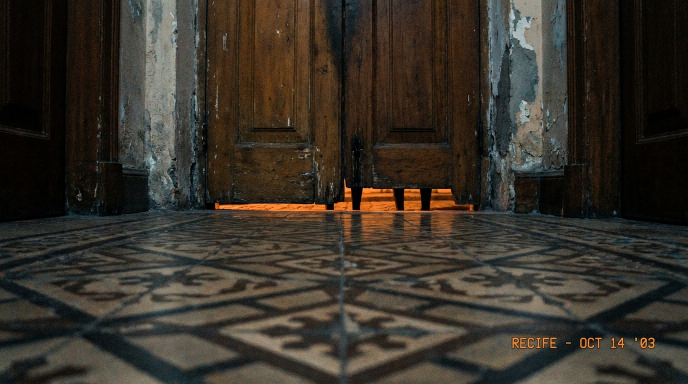
#> input picture video/episodios/ep05-cabra-cabriola/imagens/B11c_fresta_quatro.jpg, 1376 x 768 px (shown at 1/2 size); its folder holds 7 pictures in this run
$ python fazer_capas.py
#> lines starting #> are read from the running program, lines starting #| are printed output that depends on the picture
"""Capas do Ep. 05 (1280x720): UMA figura, alto contraste, 2–3 palavras em vermelho, texto diferente do título
("Abre, filha."). Usa as imagens originais (mais cor que as corrigidas: miniatura precisa saltar no feed).
Uso: python3 fazer_capas.py"""
import sys
from pathlib import Path
sys.path.insert(0, str(Path(__file__).resolve().parents[2] / "ep04-medo-do-escuro" / "publicacao"))
import numpy as np
from PIL import Image, ImageDraw, ImageFilter, ImageFont

AQUI = Path(__file__).parent
IMG = AQUI.parent / "imagens"
FONTE = str(AQUI.parents[2] / "painel" / "fontes" / "Anton-400-latin.ttf")
W, H = 1280, 720


def base(arq, centro, zoom, ganho=1.0, gama=0.8, sat=1.15):
#> called with arq = 'B11c_fresta_quatro.jpg', centro = (0.52, 0.5), zoom = 1.9, ganho = 1, gama = 1.2, sat = 1.7
    im = Image.open(IMG / arq).convert("RGB")
#> im is the input picture: PIL image 1376x768 RGB; mean R, G, B 55.3, 49.4, 40.9
    s = max(W / im.width, H / im.height) * zoom
#> s = 1.78
    im = im.resize((round(im.width * s), round(im.height * s)), Image.LANCZOS)
#> im: PIL image 2451x1368 RGB
    cx, cy = centro[0] * im.width, centro[1] * im.height
#> cx = 1274.5; cy = 684
    l = int(min(max(0, cx - W / 2), im.width - W)); t = int(min(max(0, cy - H / 2), im.height - H))
#> after `l = int(min(max(0, cx - W / 2), im.width - W))`: l = 634
#> after `t = int(min(max(0, cy - H / 2), im.height - H))`: t = 324
    a = np.asarray(im.crop((l, t, l + W, t + H))).astype(np.float32) / 255
    lo, hi = np.percentile(a, [1, 99.7])
#> lo = 0.00392; hi = 0.914
    a = np.clip((a - lo) / (hi - lo), 0, 1) ** gama * ganho
    lum = a.mean(2, keepdims=True); a = lum + (a - lum) * sat
    yy, xx = np.mgrid[0:H, 0:W]
    v = ((xx - W / 2) / (W / 2)) ** 2 + ((yy - H / 2) / (H / 2)) ** 2
    a *= (1 - 0.55 * np.clip(v / 2, 0, 1))[..., None]
    return Image.fromarray((np.clip(a, 0, 1) * 255).astype(np.uint8))
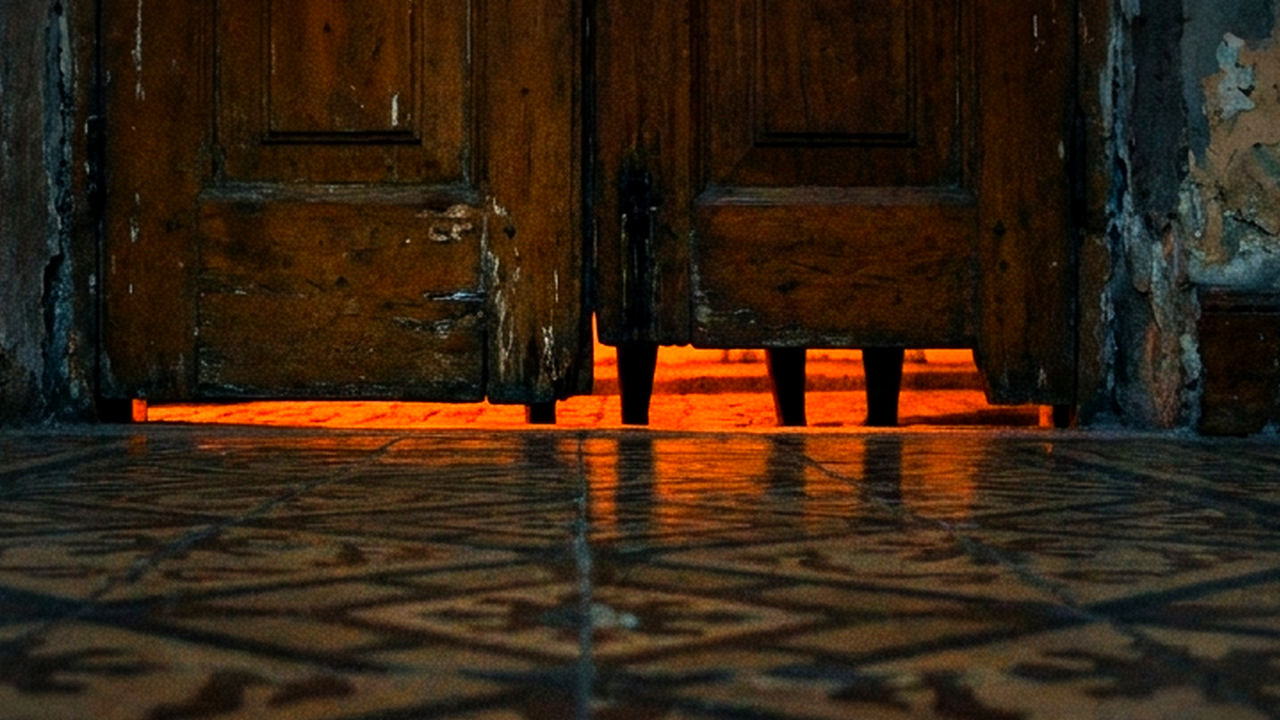
#> returned value: PIL image 1280x720 RGB; mean R, G, B 52.4, 34.4, 18


def texto(im, linhas, x, y, tam, cor=(232, 28, 36), alinhar="esq"):
#> called with x = 40, y = 20, tam = 125, cor = (232, 28, 36), alinhar = 'esq'
    d = ImageDraw.Draw(im); f = ImageFont.truetype(FONTE, tam)
    brilho = Image.new("RGBA", im.size, (0, 0, 0, 0)); db = ImageDraw.Draw(brilho); yy = y
#> after `brilho = Image.new('RGBA', im.size, (0, 0, 0, 0))`: brilho: PIL image 1280x720 RGBA; every value is 0
    for ln in linhas:
        w = d.textlength(ln, font=f); xx = x if alinhar == "esq" else x - w
        db.text((xx, yy), ln, font=f, fill=(0, 0, 0, 255), stroke_width=22, stroke_fill=(0, 0, 0, 255)); yy += int(tam * 1.02)
#> this loop made 2 passes
#> (w, xx) on passes 1 to 2: (347.5, 40), (701.2, 40)
#> after the loop, yy = 274
    im = Image.alpha_composite(im.convert("RGBA"), brilho.filter(ImageFilter.GaussianBlur(22)))   # sombra: lê em qualquer fundo
#> im: PIL image 1280x720 RGBA
    d = ImageDraw.Draw(im); yy = y
    for ln in linhas:
        w = d.textlength(ln, font=f); xx = x if alinhar == "esq" else x - w
        d.text((xx, yy), ln, font=f, fill=cor, stroke_width=5, stroke_fill=(0, 0, 0)); yy += int(tam * 1.02)
#> after the loop, yy = 274
    return im.convert("RGB")


# A — as quatro sombras na fresta da porta (o clímax, sem explicar)
a = base("B11c_fresta_quatro.jpg", (0.52, 0.5), 1.9, ganho=1.0, gama=1.2, sat=1.7)
a = texto(a, ["OLHA", "PRA BAIXO."], 40, 20, 125)
a.save(AQUI / "capa_A_olha_pra_baixo.jpg", quality=92)

# B — a porta no fim do corredor, com a luz acesa atrás
b = base("B01_porta_corredor.jpg", (0.5, 0.42), 1.25, ganho=1.0, gama=1.15, sat=1.5)
#> call 2 of base, with arq = 'B01_porta_corredor.jpg', centro = (0.5, 0.42), zoom = 1.25, ganho = 1, gama = 1.15, sat = 1.5
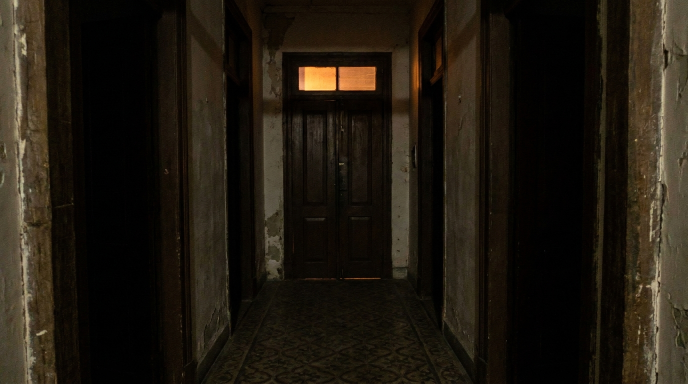
#> input picture video/episodios/ep05-cabra-cabriola/imagens/B01_porta_corredor.jpg, 1376 x 768 px (shown at 1/2 size)
#> in base, im is the input picture: PIL image 1376x768 RGB; mean R, G, B 32.1, 25.6, 16.1
#> in base (call 2), `lo, hi = np.percentile(a, [1, 99.7])`: lo = 0; hi = 0.776
#> in base (call 2), `a = lum + (a - lum) * sat`:
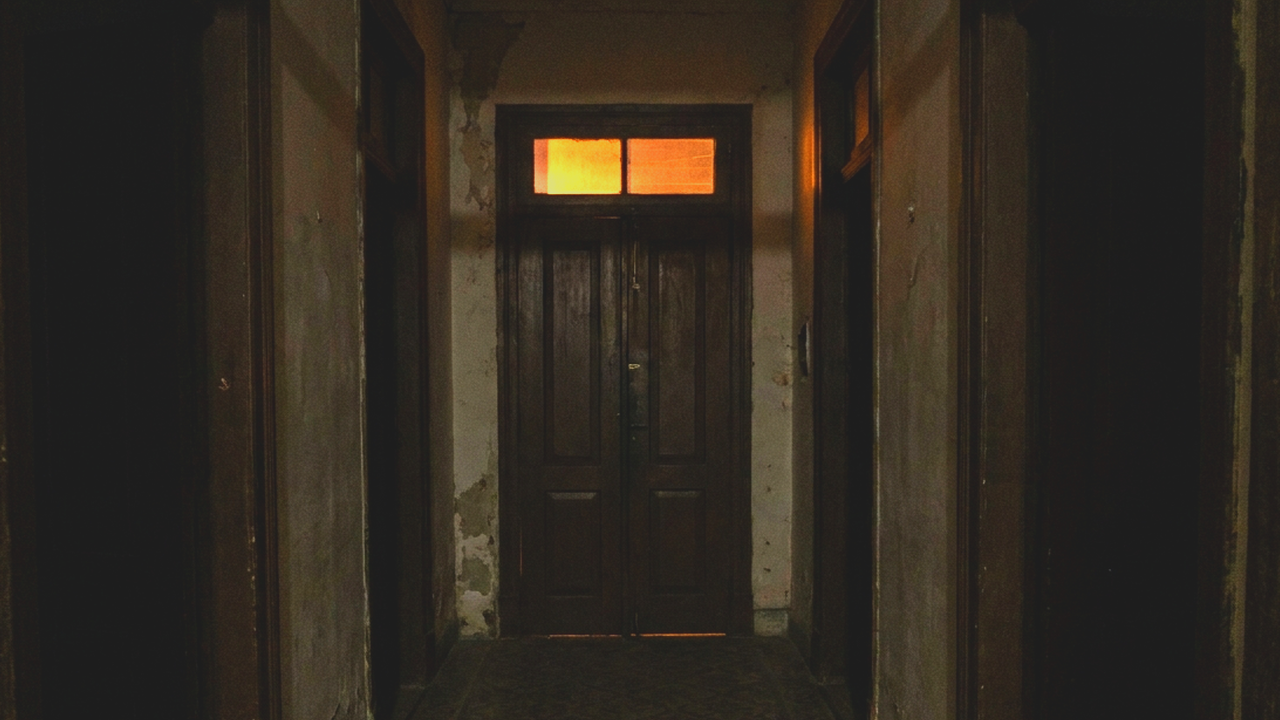
#> a: shape (720, 1280, 3) float32; mean R, G, B 0.107, 0.0702, 0.0238; drawn with min black and max white
b = texto(b, ["NÃO É", "A MÃE."], 40, 250, 170)
#> call 2 of texto, with x = 40, y = 250, tam = 170, cor = (232, 28, 36), alinhar = 'esq'
#> the loop in texto (call 2), `for ln in linhas:` made 2 passes
#> (w, xx) on passes 1 to 2: (535.7, 40), (594.7, 40)
#> after the loop in texto (call 2), `for ln in linhas:`: yy = 596
#> in texto (call 2), `im = Image.alpha_composite(im.convert("RGBA"), brilho.filter(ImageFilt..`:
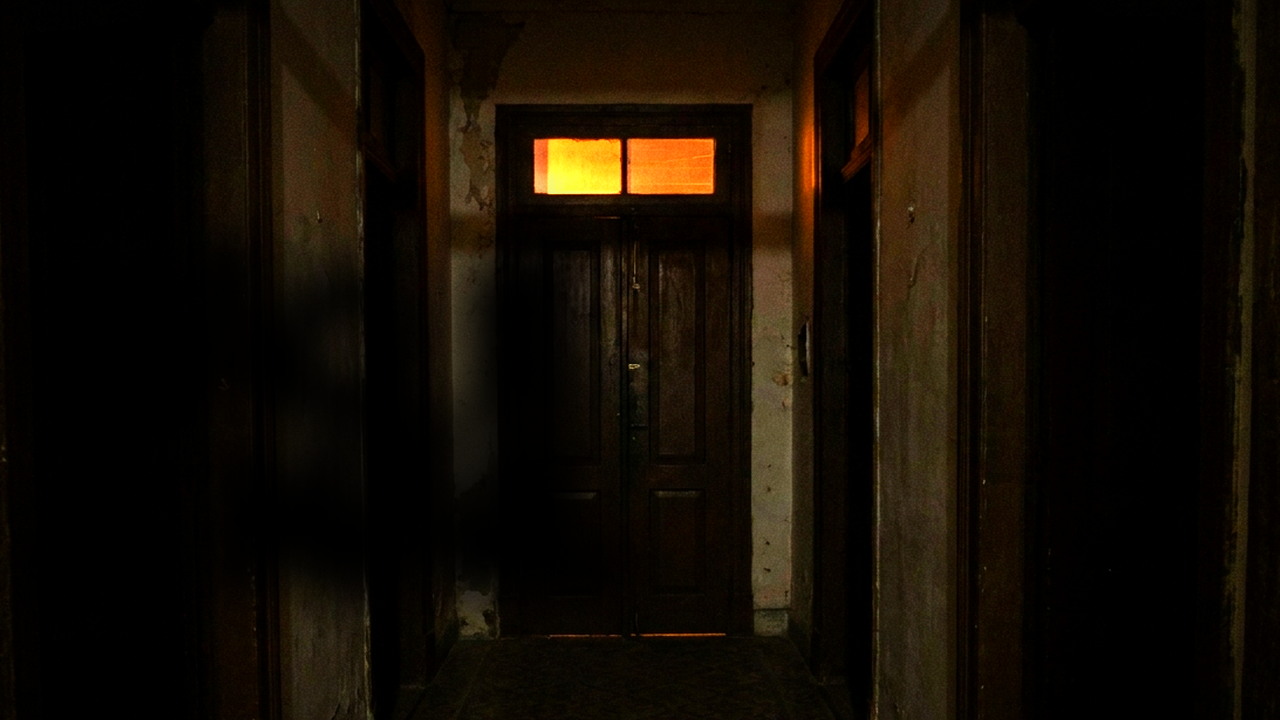
#> im: PIL image 1280x720 RGBA; mean R, G, B, A 18.9, 12.1, 4, 255
b.save(AQUI / "capa_B_nao_e_a_mae.jpg", quality=92)

# C — a mão na chave
c = base("B02_mao_chave.jpg", (0.42, 0.5), 1.15, ganho=1.0, gama=1.05, sat=1.2)
#> call 3 of base, with arq = 'B02_mao_chave.jpg', centro = (0.42, 0.5), zoom = 1.15, ganho = 1, gama = 1.05, sat = 1.2
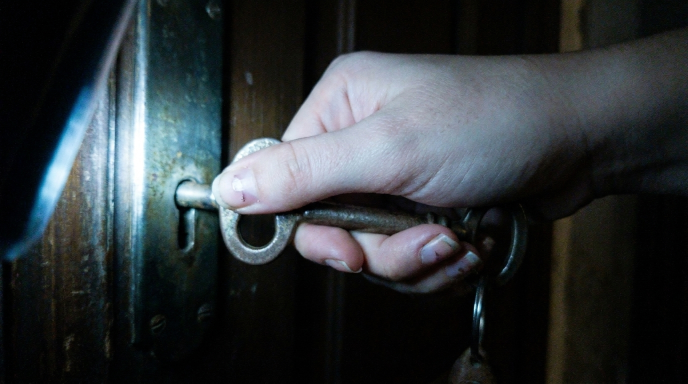
#> input picture video/episodios/ep05-cabra-cabriola/imagens/B02_mao_chave.jpg, 1376 x 768 px (shown at 1/2 size)
#> in base, im is the input picture: PIL image 1376x768 RGB; mean R, G, B 47.8, 53.7, 56.7
#> in base (call 3), `lo, hi = np.percentile(a, [1, 99.7])`: hi = 0.992
c = texto(c, ["NÃO", "ABRE."], 60, 290, 185)
#> call 3 of texto, with x = 60, y = 290, tam = 185, cor = (232, 28, 36), alinhar = 'esq'
#> the loop in texto (call 3), `for ln in linhas:` made 2 passes
#> (w, xx) on passes 1 to 2: (407.3, 60), (557.7, 60)
#> after the loop in texto (call 3), `for ln in linhas:`: yy = 666
#> in texto (call 3), `return im.convert("RGB")`:
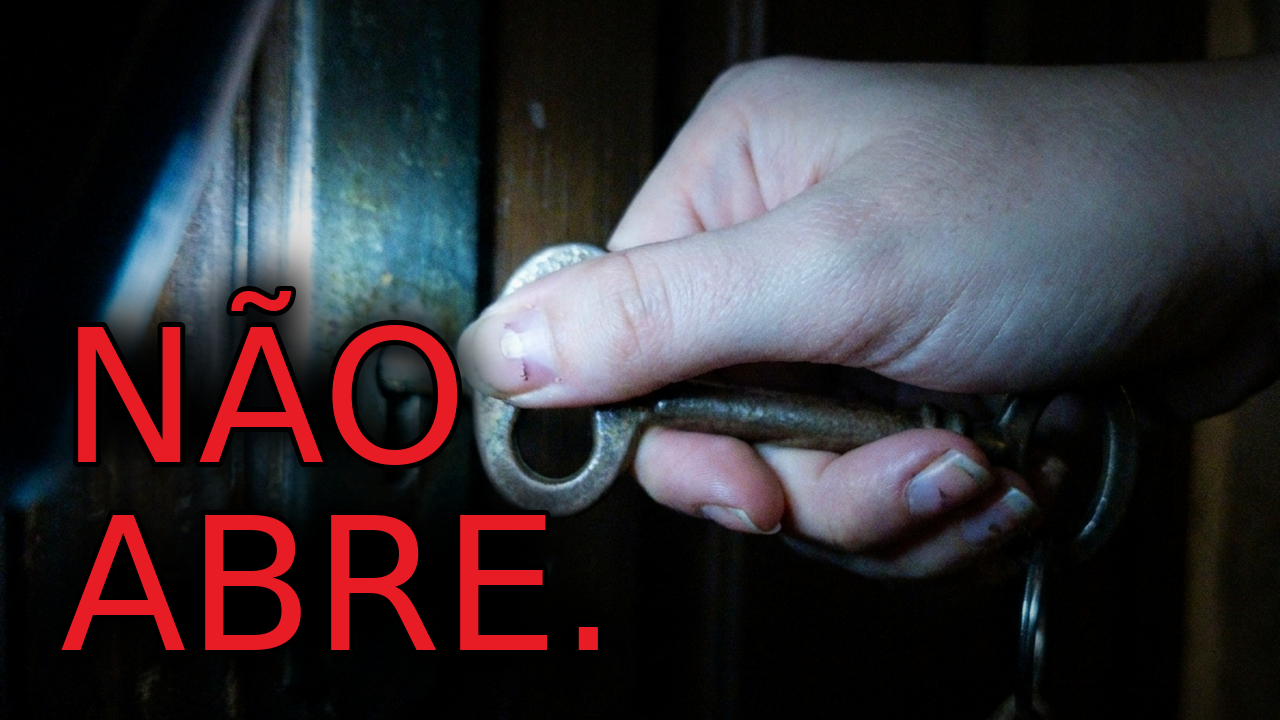
#> returned value: PIL image 1280x720 RGB; mean R, G, B 53.1, 48.3, 53
c.save(AQUI / "capa_C_nao_abre.jpg", quality=92)
print("ok")
